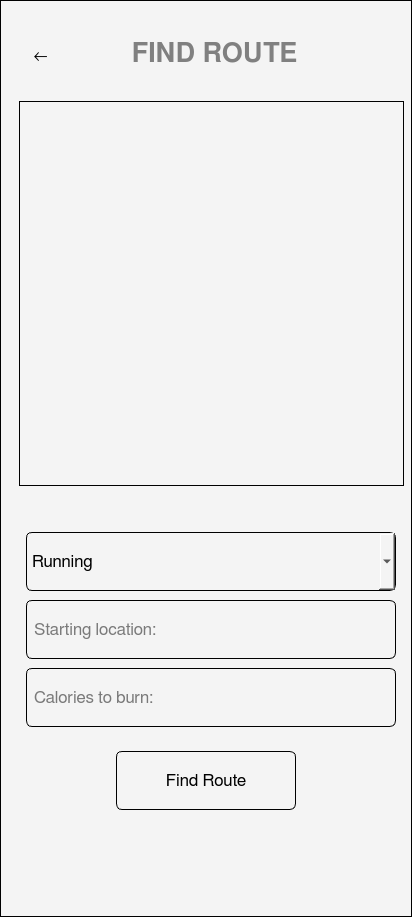
<?xml version="1.0" encoding="UTF-8"?>
<ui version="4.0">
 <class>Form</class>
 <widget class="QWidget" name="Form">
  <property name="geometry">
   <rect>
    <x>0</x>
    <y>0</y>
    <width>412</width>
    <height>917</height>
   </rect>
  </property>
  <property name="windowTitle">
   <string>Form</string>
  </property>
  <property name="styleSheet">
   <string notr="true">background-color: #F4F4F4; border: 1px solid #000000;</string>
  </property>
  <widget class="QLineEdit" name="lineEdit">
   <property name="geometry">
    <rect>
     <x>26</x>
     <y>668</y>
     <width>370</width>
     <height>59</height>
    </rect>
   </property>
   <property name="font">
    <font>
     <family>FreeSans</family>
     <pointsize>13</pointsize>
    </font>
   </property>
   <property name="styleSheet">
    <string notr="true">QLineEdit {
    color: black;  /* Regular text color */
	;background-color: #00000000;
border-radius: 6px;
    padding: 5px;
}

QLineEdit::placeholder {
    color: #888888;  /* Placeholder text color */
}</string>
   </property>
   <property name="text">
    <string/>
   </property>
   <property name="placeholderText">
    <string>Calories to burn:</string>
   </property>
  </widget>
  <widget class="QFrame" name="frame">
   <property name="geometry">
    <rect>
     <x>19</x>
     <y>101</y>
     <width>385</width>
     <height>385</height>
    </rect>
   </property>
   <property name="frameShape">
    <enum>QFrame::Shape::StyledPanel</enum>
   </property>
   <property name="frameShadow">
    <enum>QFrame::Shadow::Raised</enum>
   </property>
  </widget>
  <widget class="QComboBox" name="comboBox">
   <property name="geometry">
    <rect>
     <x>26</x>
     <y>532</y>
     <width>370</width>
     <height>59</height>
    </rect>
   </property>
   <property name="font">
    <font>
     <family>FreeSans</family>
     <pointsize>13</pointsize>
    </font>
   </property>
   <property name="styleSheet">
    <string notr="true">color: f4f4f4;  
background-color: #f4f4f4;
border-radius: 6px;
    padding: 5px;</string>
   </property>
   <property name="editable">
    <bool>false</bool>
   </property>
   <property name="placeholderText">
    <string>Running</string>
   </property>
   <item>
    <property name="text">
     <string>Running</string>
    </property>
   </item>
   <item>
    <property name="text">
     <string>Walking</string>
    </property>
   </item>
  </widget>
  <widget class="QLineEdit" name="lineEdit_2">
   <property name="geometry">
    <rect>
     <x>26</x>
     <y>600</y>
     <width>370</width>
     <height>59</height>
    </rect>
   </property>
   <property name="font">
    <font>
     <family>FreeSans</family>
     <pointsize>13</pointsize>
    </font>
   </property>
   <property name="styleSheet">
    <string notr="true">QLineEdit {
    color: black;  
background-color: #00000000;
border-radius: 6px;
    padding: 5px;
}

QLineEdit::placeholder {
    color: #888888; 
}</string>
   </property>
   <property name="text">
    <string/>
   </property>
   <property name="placeholderText">
    <string>Starting location:</string>
   </property>
  </widget>
  <widget class="QPushButton" name="pushButton_5">
   <property name="geometry">
    <rect>
     <x>116</x>
     <y>751</y>
     <width>180</width>
     <height>59</height>
    </rect>
   </property>
   <property name="font">
    <font>
     <family>FreeSans</family>
     <pointsize>13</pointsize>
     <bold>false</bold>
    </font>
   </property>
   <property name="styleSheet">
    <string notr="true">color: ffffff;background-color: #00000000;
border-radius: 6px;
    padding: 5px;</string>
   </property>
   <property name="text">
    <string>Find Route</string>
   </property>
  </widget>
  <widget class="QLabel" name="label">
   <property name="geometry">
    <rect>
     <x>130</x>
     <y>40</y>
     <width>169</width>
     <height>27</height>
    </rect>
   </property>
   <property name="sizePolicy">
    <sizepolicy hsizetype="Preferred" vsizetype="Preferred">
     <horstretch>0</horstretch>
     <verstretch>0</verstretch>
    </sizepolicy>
   </property>
   <property name="font">
    <font>
     <family>FreeSans</family>
     <pointsize>20</pointsize>
     <bold>true</bold>
    </font>
   </property>
   <property name="styleSheet">
    <string notr="true">color: gray; border: none;</string>
   </property>
   <property name="frameShape">
    <enum>QFrame::Shape::NoFrame</enum>
   </property>
   <property name="frameShadow">
    <enum>QFrame::Shadow::Raised</enum>
   </property>
   <property name="text">
    <string>FIND ROUTE</string>
   </property>
   <property name="alignment">
    <set>Qt::AlignmentFlag::AlignCenter</set>
   </property>
   <property name="wordWrap">
    <bool>true</bool>
   </property>
  </widget>
  <widget class="QPushButton" name="pushButton_6">
   <property name="geometry">
    <rect>
     <x>20</x>
     <y>40</y>
     <width>41</width>
     <height>31</height>
    </rect>
   </property>
   <property name="font">
    <font>
     <family>FreeSans</family>
     <pointsize>13</pointsize>
     <bold>false</bold>
    </font>
   </property>
   <property name="styleSheet">
    <string notr="true">color: f4f4f4;background-color: #f4f4f4;
border: 0;
</string>
   </property>
   <property name="text">
    <string>←</string>
   </property>
  </widget>
 </widget>
 <resources/>
 <connections/>
</ui>
